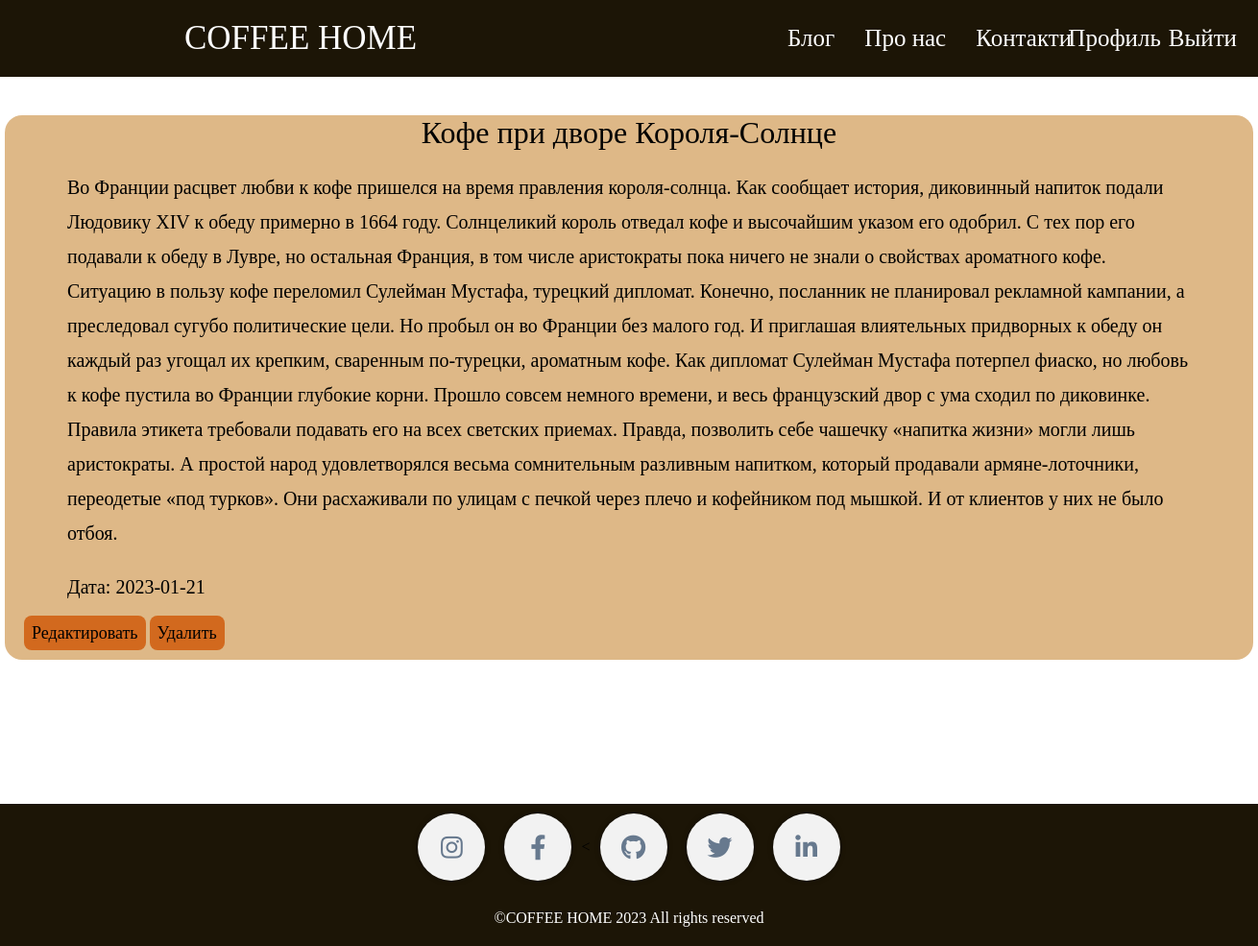
Screenshot of /blog/Кофе-при-дворе-Короля-Солнце (signed in) with the database file from the repository.
### models.py (models this page shows, shortened)
class Posts(db.Model):
    id = db.Column(db.Integer, primary_key=True)
    title = db.Column(db.String(150), nullable=True)
    slug = db.Column(db.String(150), unique=True)
    text = db.Column(db.Text)
    date = db.Column(db.DateTime, default=datetime.now())

### posts/posts.py (the view)
@posts.route('/<slug>')
def post_detail(slug):
    post = Posts.query.filter(Posts.slug == slug).first_or_404()
    return render_template('posts/post_detail.html', post=post)

### registration/registration.py (called while the page is built)
@login_manager.user_loader
def load_user(userid):
    return User.query.get(userid)

### posts/templates/posts/post_detail.html (shortened to what this page needs)
{% extends 'posts/base_posts.html' %}
{% block content %} {{ super() }} {% endblock %}
{% block main %}
<main>
    <div class="post-detail">
        <h1>{{ post.title }}</h1>
        <p>{{ post.text }}</p>
        <p>Дата: {{ post.date.date() }}</p>
        <div class="btn-change-or-delete">
            {% if current_user.is_authenticated %}
            <a href="{{ url_for('blue_posts.edit_post', slug=post.slug) }}" class="">Редактировать</a>
            <a href="{{ url_for('blue_posts.delete_post', slug=post.slug) }}" class="">Удалить</a>
            {% endif %}
        </div>
    </div>
</main>
{% endblock %}

### posts/static/css/style.css (style rules this page uses)
html { box-sizing: border-box; font-size: 16px; }
*, *:before, *:after { box-sizing: inherit; }
body, h1, h2, h3, h4, h5, h6, p, ol, ul { margin: 0; padding: 0; font-weight: normal; }
a { text-decoration: none; }
body { max-width: 1920px; width: 100%; margin: auto; }
main { margin-top: 80px; margin-bottom: 150px; }
.post-detail { margin: 120px auto 30px; width: 1300px; border-radius: 18px; background-color:burlywood; }
.post-detail h1 { text-align: center; }
.post-detail p { width: 90%; margin: 20px auto; font-size: 20px; line-height: 1.8; }
.btn-change-or-delete { margin-left: 20px; height: 38px; }
.post-detail a { padding: 8px; font-size: 18px; border-radius: 8px; color: black; background-color:chocolate; }

### rows the page displays
Posts: title "Кофе при дворе Короля-Солнце", text "Во Франции расцвет любви к кофе пришелся на время правления короля-солнца. Как сообщает история, диковинный напиток подали Людовику XIV к обеду примерно в 1664 году. Солнцеликий король отведал кофе и высочайшим указом его одобрил. С тех пор его подавали к обеду в Лувре, но остальная Франция, в том числе аристократы пока ничего не знали о свойствах ароматного кофе. Ситуацию в пользу кофе переломил Сулейман Мустафа, турецкий дипломат. Конечно, посланник не планировал рекламной кампании, а преследовал сугубо политические цели. Но пробыл он во Франции без малого год. И приглашая влиятельных придворных к обеду он каждый раз угощал их крепким, сваренным по-турецки, ароматным кофе. Как дипломат…", date "2023-01-21"
